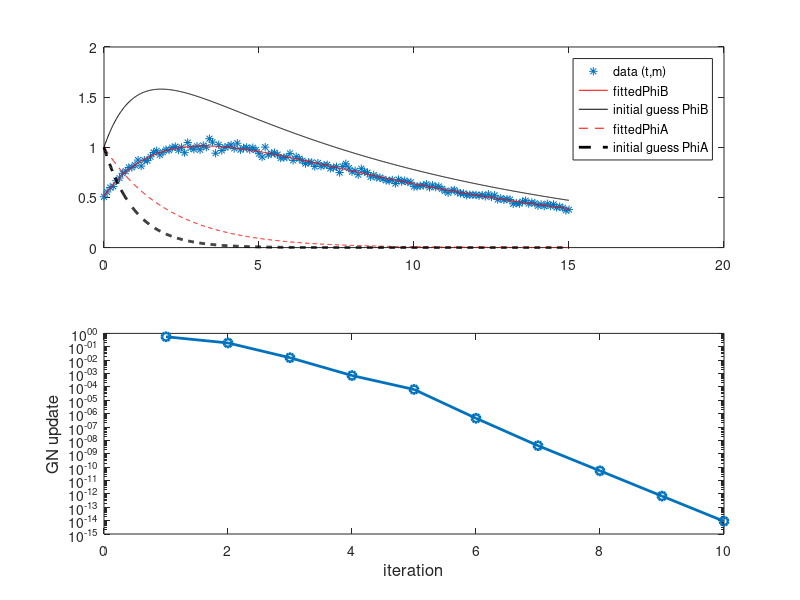

Recreate this plot in MATLAB.
function x = GNradioactive
close all; tic;
% get measured data:   [t, m] column vectors
load decay.mat;

% CODE TEST: create perturbed vector  m  with known parameters
% xtest = [1.7,  0.4,  0.7,  0.2]';
% m = F(xtest, t, 0) + 0.01*randn(size(t));

% initial guess:
xi = [1,  1,  1, 0.1]';
x = xi;
GNupdate = 1;
GNiter = 0;
while GNupdate > 1e-14
    GNiter = GNiter+1;
    Fx = F(x, t, m);
    DFx = DF(x, t);
    % solve linear least squares:
    s = DFx\Fx;
    % [Q,R] = qr(DFx, 0);   s = R\(Q'*Fx);
    x = x-s;
    GNupdate(GNiter) = norm(s,inf);
end
lGN = log(GNupdate);
order = (lGN(3:end)-lGN(2:end-1))./(lGN(2:end-1)-lGN(1:end-2));
rate = GNupdate(2:end)./GNupdate(1:end-1);
% print norm of the update, rate and order of convergence:
GNupdate_rate_order = [GNupdate',[0;rate'],[0;0;order']]

figure;  subplot(2,1,1);      % plot solution
t_plot = linspace(t(1),t(length(t)),1000);
plot(t,m,'*', t_plot, F(x,t_plot,0),'r',...
    t_plot, F(xi,t_plot,0),'k',...
    t_plot, x(1)*exp(-x(3)*t_plot), 'r--',...
    t_plot, xi(1)*exp(-xi(3)*t_plot), 'k--','linewidth',2);
legend('data (t,m)', 'fittedPhiB','initial guess PhiB',...
     'fittedPhiA','initial guess PhiA');

subplot(2,1,2);               % plot convergence
semilogy(1:GNiter,GNupdate, '-o','linewidth',2);
xlabel('iteration','fontsize',12); ylabel('GN update','fontsize',12);
print -depsc2 'GNradioactive.eps';

% CODE TEST: check if you reached your initial parameters:
% CodeTest = [xtest, x]
toc



function r = F(x,t,m)
% Function F to be minimized in 2-norm 
% With m=0, it corresponds to Phi_B
% Inputs:  x     4-vector,
%          t     vector/matrix of any size
%          m     vector/matrix of the size of t, or scalar
% Output:  r     vector/matrix of the size of t
r = exp(-x(4)*t) * x(2) + x(3)/(x(4)-x(3)) *...
    (exp(-x(3)*t) - exp(-x(4)*t)) * x(1) -m; 


function r = DF(x,t)
% Jacobian of F
% inputs:  x        4-vector,
%          t        column vector of length N
% output:  r        N x 4  matrix
d = x(4)-x(3);
ex3 = exp(-x(3)*t);
ex4 = exp(-x(4)*t);
exd = ex3-ex4;
r = [x(3)/d*exd,    ex4,...
    x(4)/d^2*x(1) * exd - x(3)*x(1)/d * t.* ex3, ...
    -x(2)*ex4 .* t + x(3)*x(1)/d *t.*ex4 - x(4)/d^2*x(1) *exd];